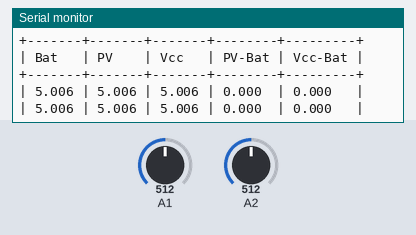
Recording of a sketch running on a simulated Arduino Uno, built with avr-gcc and run on an emulated ATmega328P. Shown: the last lines printed to the serial monitor. Inputs (shaded band) come from the test bench; at power-on: A1 = 512, A2 = 512.

Above: at 3.2 s.
3.3 s: A1 set to 716
At 4.4 s:
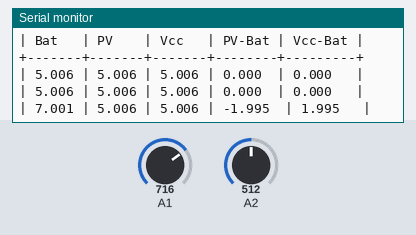
4.8 s: A2 set to 716
At 5.8 s:
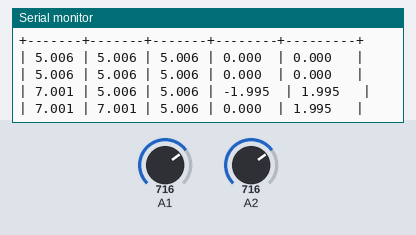
6.3 s: A1 set to 900
At 7.6 s:
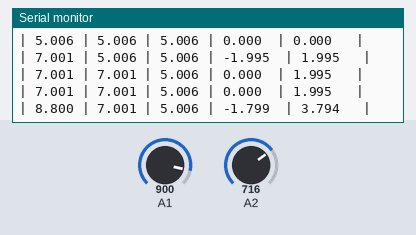
7.8 s: A2 set to 900
At 8.9 s:
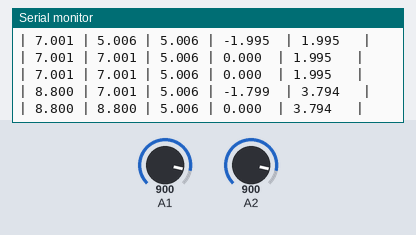
Timing chart, 0 to 10.3 s (numbered marks = the images above; inputs shaded):
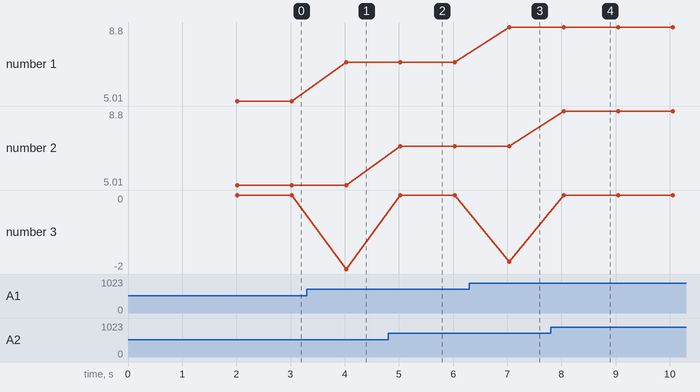

The sketch:

Basic_voltmeter.ino
```cpp
/*
 *
 * Udemy.com
 * Building an Arduino DC Voltmeter
 * https://blog.udemy.com/arduino-voltmeter/
 *
 */

float vPow = 3.3;
float r1 = 10000;
float r2 = 10000;

void setup()
{
  Serial.begin(115200);

  Serial.println("--------------------");
  Serial.println("DC VOLTMETER");
  Serial.print("Maximum Voltage: ");
  Serial.print((int)(vPow / (r2 / (r1 + r2))));
  Serial.println("V");
  Serial.println("+-------+-------+-------+--------+---------+");
  Serial.println("| Bat   | PV    | Vcc   | PV-Bat | Vcc-Bat |");
  Serial.println("+-------+-------+-------+--------+---------+");

  delay(2000);
}

void loop()
{
  vPow = (float)readVcc() / 1000.0;
  float vBat = readVoltage(1);
  float vPV = readVoltage(2);

  Serial.print("| ");
  Serial.print(vBat, 3);
  Serial.print(" | ");
  Serial.print(vPV, 3);
  Serial.print(" | ");
  Serial.print(vPow, 3);
  Serial.print(" | ");
  Serial.print(vPV - vBat, 3);
  Serial.print("  | ");
  Serial.print(vBat - vPow, 3);
  Serial.println("   |");

  delay(1000);
}

float readVoltage(int pin)
{
  float v = (analogRead(pin) * vPow) / 1024.0;
  float v2 = v / (r2 / (r1 + r2));
  return v2;
}

 // From https://code.google.com/p/tinkerit/wiki/SecretVoltmeter
long readVcc()
{
  long result;
  // Read 1.1V reference against AVcc
  ADMUX = _BV(REFS0) | _BV(MUX3) | _BV(MUX2) | _BV(MUX1);
  delay(2); // Wait for Vref to settle
  ADCSRA |= _BV(ADSC); // Convert
  while (bit_is_set(ADCSRA,ADSC));
  result = ADCL;
  result |= ADCH<<8;
  result = 1126400L / result; // Back-calculate AVcc in mV
  return result;
}
```

Measured:
- after the input at 3.3 s, the serial monitor: prints a new line after 0.72 s (image 1)
- after the input at 4.8 s, the serial monitor: prints a new line after 0.23 s (image 2)
- after the input at 6.3 s, the serial monitor: prints a new line after 0.74 s (image 3)
- after the input at 7.8 s, the serial monitor: prints a new line after 0.25 s (image 4)
- plotted number 1: 5.01 → 7 after the input at 3.3 s, 7 → 8.8 after the input at 6.3 s
- plotted number 3: 0 → -2 after the input at 3.3 s, 0 → -1.8 after the input at 6.3 s
